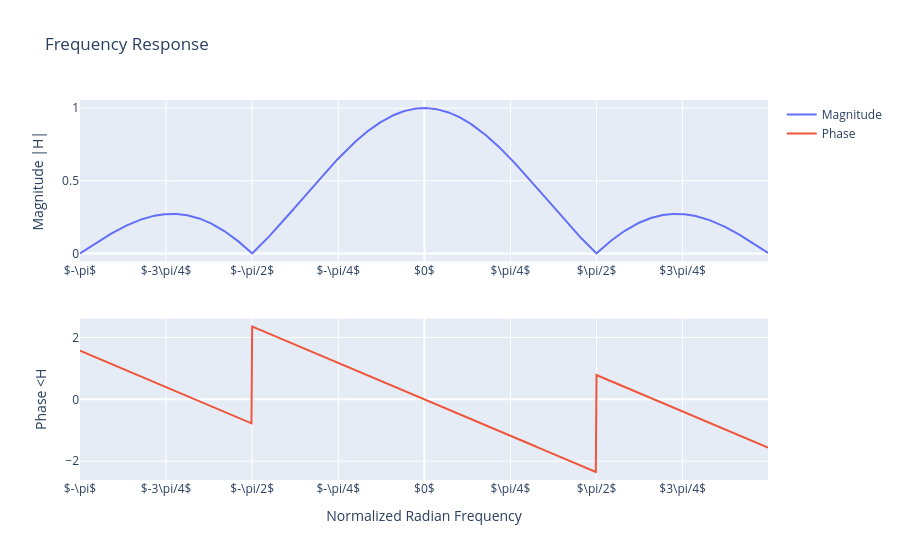

Source (notebook cell):
### Markdown cell above
**2. Averaging filter**

Now let's analyze the frequency response of the average filter used in the envelope function. The Scipy Python module has a function called *freqz()* for computing the frequency
response of a discrete-time LTI system. The following Python statements show how to
use freqz to compute and plot both the magnitude (absolute value) and the phase of
the frequency response of a four-point averaging system as a function of ω in the range − π ≤ ω ≤ π :

### Code cell
from util import plot_frequency_response

ww = np.arange(-np.pi, np.pi, np.pi/500)
_, HH = signal.freqz([1/4]*4, 1, ww)

plot_frequency_response(ww, HH)

### Figure 1 — Plotly figure (JSON) as saved in the notebook; plotly's stock layout.template omitted (floating-point values rounded to 4 significant figures; data arrays with more than 128 entries replaced by an {"elided": "..."} marker saying what was removed)
{"data": [{"name": "Magnitude", "type": "scatter", "x": {"elided": "1000 float values"}, "xaxis": "x", "y": {"elided": "1000 float values"}, "yaxis": "y"}, {"name": "Phase", "type": "scatter", "x": {"elided": "1000 float values"}, "xaxis": "x2", "y": {"elided": "1000 float values"}, "yaxis": "y2"}], "layout": {"title": {"text": "Frequency Response"}, "xaxis": {"anchor": "y", "domain": [0, 1], "tickmode": "array", "ticktext": ["$-\\pi$", "$-3\\pi/4$", "$-\\pi/2$", "$-\\pi/4$", "$0$", "$\\pi/4$", "$\\pi/2$", "$3\\pi/4$", "$\\pi$"], "tickvals": [-3.142, -2.356, -1.571, -0.7854, 0, 0.7854, 1.571, 2.356, 3.142]}, "xaxis2": {"anchor": "y2", "domain": [0, 1], "tickmode": "array", "ticktext": ["$-\\pi$", "$-3\\pi/4$", "$-\\pi/2$", "$-\\pi/4$", "$0$", "$\\pi/4$", "$\\pi/2$", "$3\\pi/4$", "$\\pi$"], "tickvals": [-3.142, -2.356, -1.571, -0.7854, 0, 0.7854, 1.571, 2.356, 3.142], "title": {"text": "Normalized Radian Frequency"}}, "yaxis": {"anchor": "x", "domain": [0.575, 1], "title": {"text": "Magnitude |H|"}}, "yaxis2": {"anchor": "x2", "domain": [0, 0.425], "title": {"text": "Phase <H"}}}}
